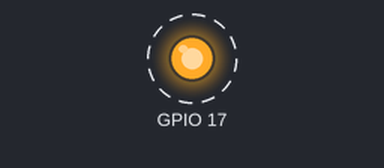
Recording of a program running on a simulated Raspberry Pi (BCM pin numbers). Shown: output pins drawn as LEDs (lit = HIGH). Dashed ring = blinking.

Above: at 0.5 s.
Timing chart, 0 to 4.6 s (numbered marks = the images above):
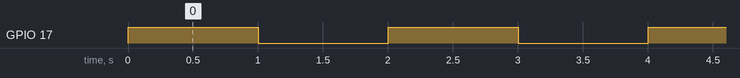

The program:

led.py
```python
import RPi.GPIO as GPIO
import time
pin = 17
GPIO.setwarnings(False)
GPIO.setmode(GPIO.BCM)
GPIO.setup(17,GPIO.OUT)
while True:
    GPIO.output(17,1)
    time.sleep(1)
    GPIO.output(17,0)
    time.sleep(1)
GPIO.cleanup()
```

Measured:
- by itself, GPIO 17: alternates HIGH for 1.0 s and LOW for 1.0 s
